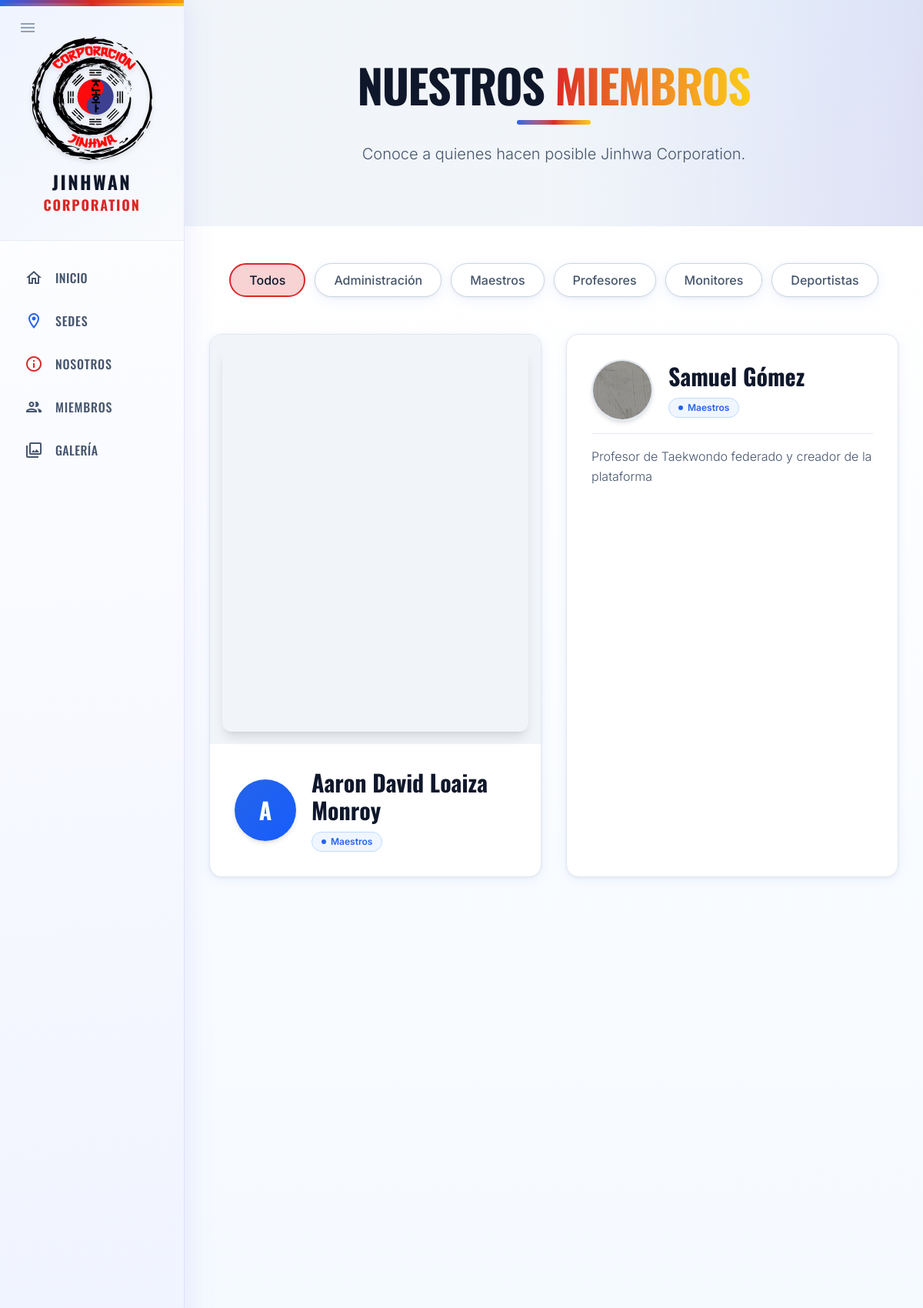
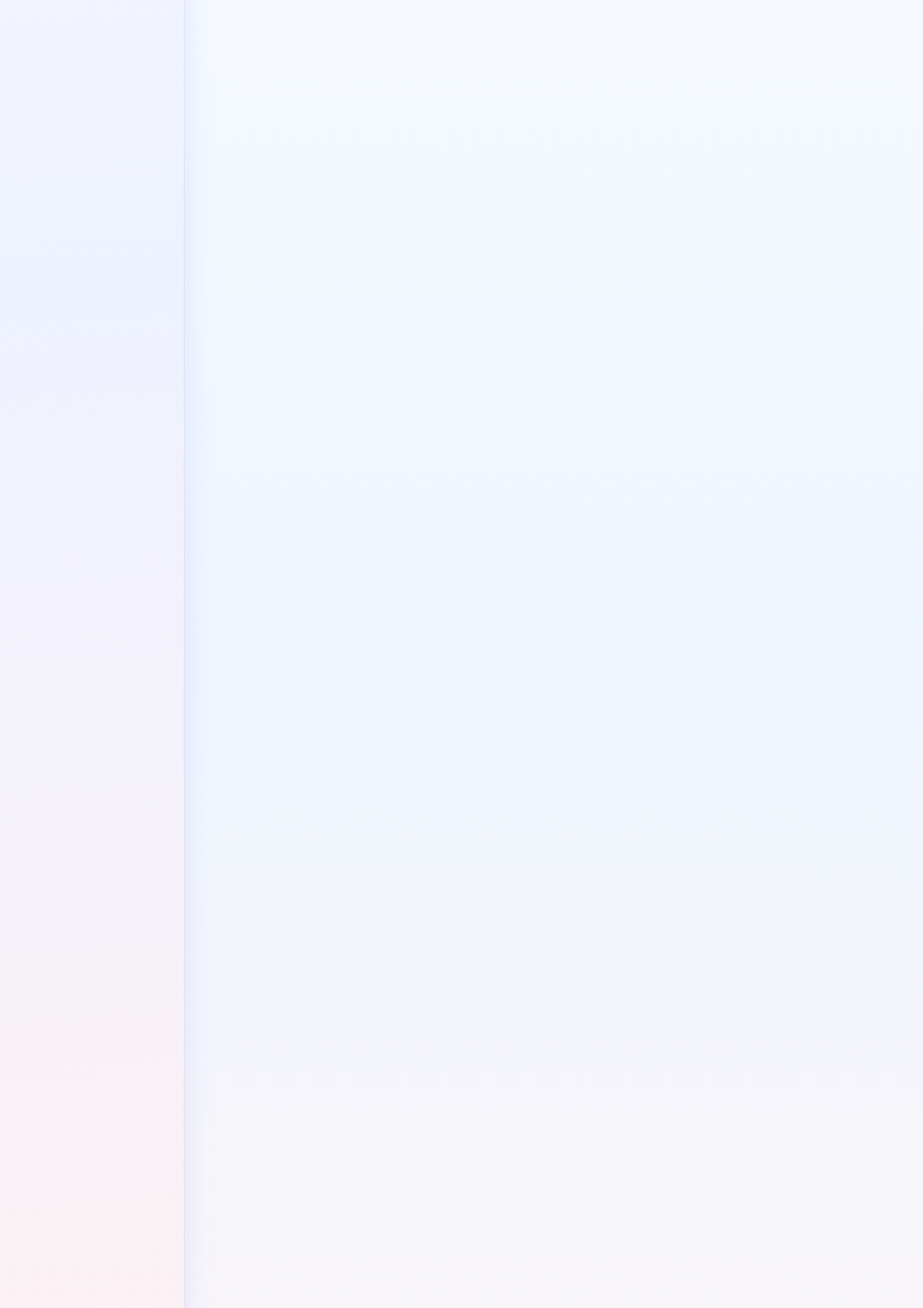
Screenshot of /miembros (upper part) with the database file from the repository (2 pictures, top to bottom).
### tables this page shows
CREATE TABLE `personas` (
  `id_persona` int NOT NULL AUTO_INCREMENT,
  `nombre` varchar(100) NOT NULL,
  `apellido` varchar(100) NOT NULL,
  `tipo_documento` varchar(50) DEFAULT 'TI',
  `num_doc` varchar(100) DEFAULT NULL,
  `telefono` varchar(50) DEFAULT NULL,
  `id_sede` int DEFAULT NULL,
  `foto_perfil` varchar(255) DEFAULT NULL,
  `activo` tinyint(1) DEFAULT '1',
  `created_at` timestamp NULL DEFAULT CURRENT_TIMESTAMP,
  PRIMARY KEY (`id_persona`),
  KEY `idx_personas_sede` (`id_sede`),
  KEY `idx_personas_num_doc` (`num_doc`),
  CONSTRAINT `fk_personas_sede` FOREIGN KEY (`id_sede`) REFERENCES `sedes` (`id_sede`) ON DELETE SET NULL ON UPDATE CASCADE
);

CREATE TABLE `galeria_multimedia` (
  `id_multimedia` int NOT NULL AUTO_INCREMENT,
  `id_persona` int DEFAULT NULL,
  `url` varchar(255) NOT NULL,
  `titulo` varchar(100) DEFAULT NULL,
  `descripcion` text,
  PRIMARY KEY (`id_multimedia`),
  KEY `idx_galeria_persona` (`id_persona`),
  CONSTRAINT `fk_galeria_persona` FOREIGN KEY (`id_persona`) REFERENCES `personas` (`id_persona`) ON DELETE CASCADE ON UPDATE CASCADE
);

CREATE TABLE `perfil_maestros` (
  `id_persona` int NOT NULL,
  `id_grado` int DEFAULT NULL,
  `descripcion_perfil` text,
  `logros` text,
  `mostrar_en_web` tinyint(1) DEFAULT '0',
  PRIMARY KEY (`id_persona`),
  KEY `idx_maestro_grado` (`id_grado`),
  CONSTRAINT `fk_perfil_maestro_persona` FOREIGN KEY (`id_persona`) REFERENCES `personas` (`id_persona`) ON DELETE CASCADE ON UPDATE CASCADE,
  CONSTRAINT `fk_perfil_maestro_grado` FOREIGN KEY (`id_grado`) REFERENCES `grados` (`id_grado`) ON DELETE SET NULL ON UPDATE CASCADE
);

### vistas/web/miembros.php (the view, shortened to what the rows shown need)
<?php include __DIR__ . '/../layout/sitio_cabecera.php'; ?>
<section class="relative py-20 overflow-hidden transition-colors duration-300" style="background:linear-gradient(135deg,#eff6ff 0%,#fafafa 50%,#fff5f5 100%)">
    <div class="container mx-auto px-4 relative z-10 text-center">
        <h1 class="text-5xl md:text-6xl font-display font-bold text-slate-900 dark:text-white mb-4 uppercase tracking-tight transition-colors">
            Nuestros <span class="text-transparent bg-clip-text bg-gradient-to-r from-tkd-red to-tkd-gold">Miembros</span>
        </h1>
    </div>
</section>
<section class="py-12 relative overflow-hidden min-h-screen transition-colors duration-300" style="background:linear-gradient(180deg,#ffffff 0%,#eff6ff 60%,#fff5f5 100%)">
    <div class="container mx-auto px-4 sm:px-6 lg:px-8 relative z-10">
        <div class="grid grid-cols-1 lg:grid-cols-2 gap-8" id="miembros-grid">
            <?php
            function getCleanEmbedUrl($url) {
                if (strpos($url, 'youtube.com') !== false || strpos($url, 'youtu.be') !== false) {
                    $videoId = '';
                    if (preg_match('/(?:youtube\.com\/(?:[^\/]+\/.+\/|(?:v|e(?:mbed)?)\/|.*[?&]v=)|youtu\.be\/)([^"&?\/\s]{11})/i', $url, $match)) {
                        $videoId = $match[1];
                    } elseif (preg_match('/youtube\.com\/shorts\/([^"&?\/\s]{11})/i', $url, $match)) {
                        $videoId = $match[1];
                    }
                    if ($videoId) {
                        return "https://www.youtube.com/embed/{$videoId}?controls=0&modestbranding=1&rel=0&showinfo=0&autoplay=1&mute=1&loop=1&playlist={$videoId}";
                    }
                } elseif (strpos($url, 'vimeo.com') !== false) {
                    if (preg_match('/vimeo\.com\/(\d+)/i', $url, $match)) {
                        $videoId = $match[1];
                        return "https://player.vimeo.com/video/{$videoId}?background=1&autoplay=1&loop=1&byline=0&title=0";
                    }
                }
                return null;
            }
            ?>
            <?php if(!empty($miembros)): ?>
                <?php foreach($miembros as $m): ?>
                    <?php $embed_url = !empty($m['instagram_url']) ? getCleanEmbedUrl($m['instagram_url']) : null; ?>
                    <div class="miembro-card bg-white dark:bg-slate-900/60 border border-slate-200 dark:border-slate-700 rounded-2xl overflow-hidden flex flex-col <?= $embed_url ? 'xl:flex-row' : '' ?> shadow-md hover:shadow-xl transition-all duration-300" data-category="<?= htmlspecialchars($m['rol_id']) ?>">
                        <?php if($embed_url): ?>
                        <div class="xl:w-1/2 p-4 bg-slate-100 dark:bg-black/20 flex items-center justify-center min-h-[400px] transition-colors">
                            <iframe src="<?= htmlspecialchars($embed_url) ?>" class="w-full h-full min-h-[500px] border-0 rounded-xl shadow-lg pointer-events-auto" frameborder="0" allow="autoplay; fullscreen; picture-in-picture" allowfullscreen></iframe>
                        </div>
                        <?php endif; ?>
                        <div class="<?= $embed_url ? 'xl:w-1/2' : 'w-full' ?> p-8 flex flex-col justify-center space-y-4">
                            <div class="flex items-center gap-5">
                                <?php if (!empty($m['foto_perfil'])): ?>
                                    <img src="<?= base_url('/public/uploads/perfiles/' . $m['foto_perfil']) ?>" class="w-20 h-20 rounded-full object-cover shadow-md border-2 border-slate-200 dark:border-slate-700 shrink-0">
                                <?php else: ?>
                                    <div class="w-20 h-20 rounded-full bg-gradient-to-br from-tkd-blue to-blue-600 flex items-center justify-center text-white font-display font-bold text-3xl shadow-md shrink-0">
                                        <?= strtoupper(substr($m['nombre'], 0, 1)) ?>
                                    </div>
                                <?php endif; ?>
                                <div>
                                    <h3 class="text-3xl font-display font-bold text-slate-900 dark:text-white mb-2 transition-colors"><?= htmlspecialchars($m['nombre'] . ' ' . $m['apellido']) ?></h3>
                                    <span class="inline-flex items-center gap-1.5 px-3 py-1 rounded-full text-xs font-semibold bg-blue-50 dark:bg-tkd-blue/10 border border-blue-200 dark:border-tkd-blue/30 text-tkd-blue transition-colors">
                                        <span class="w-1.5 h-1.5 rounded-full bg-tkd-blue animate-pulse"></span>
                                        <?= htmlspecialchars($m['rol_id']) ?>
                                    </span>
                                </div>
                            </div>
                            <?php if(!empty($m['descripcion_perfil'])): ?>
                            <div class="pt-4 border-t border-slate-200 dark:border-slate-800/80 transition-colors">
                                <p class="text-slate-600 dark:text-slate-300 font-light leading-relaxed whitespace-pre-line transition-colors"><?= htmlspecialchars($m['descripcion_perfil']) ?></p>
                            </div>
                            <?php endif; ?>
                        </div>
                    </div>
                <?php endforeach; ?>
            <?php endif; ?>
        </div>
    </div>
</section>
<?php include __DIR__ . '/../layout/sitio_pie.php'; ?>

### rows the page displays
personas: nombre "A", nombre+apellido "Aaron David Loaiza Monroy", rol_id "Maestros"
perfil_maestros: id_persona.foto_perfil (picture), id_persona.apellido "Samuel Gómez", rol_id "Maestros", descripcion_perfil "Profesor de Taekwondo federado y creador de la plataforma"
